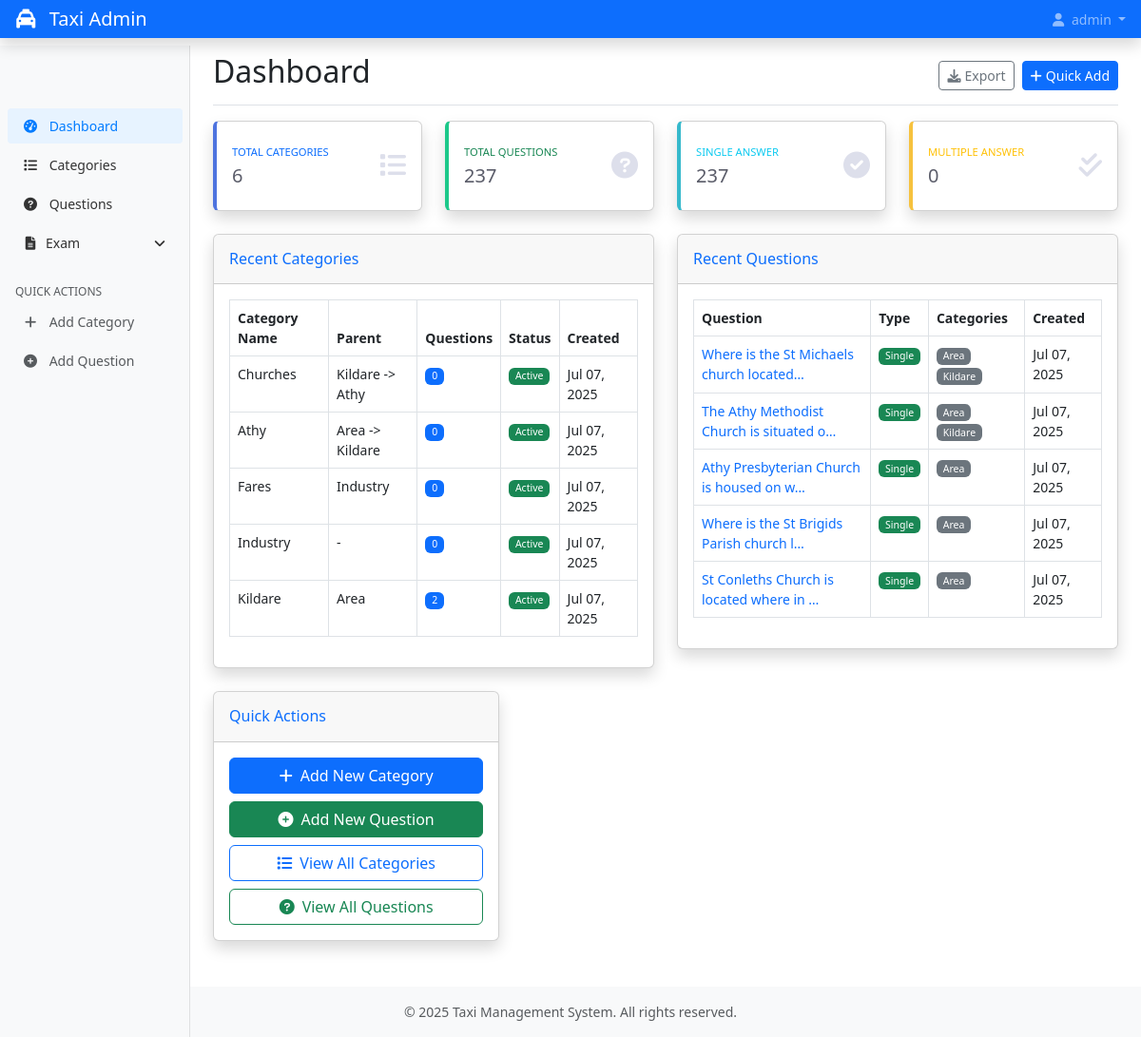
Before: / (signed in) with the older database file.
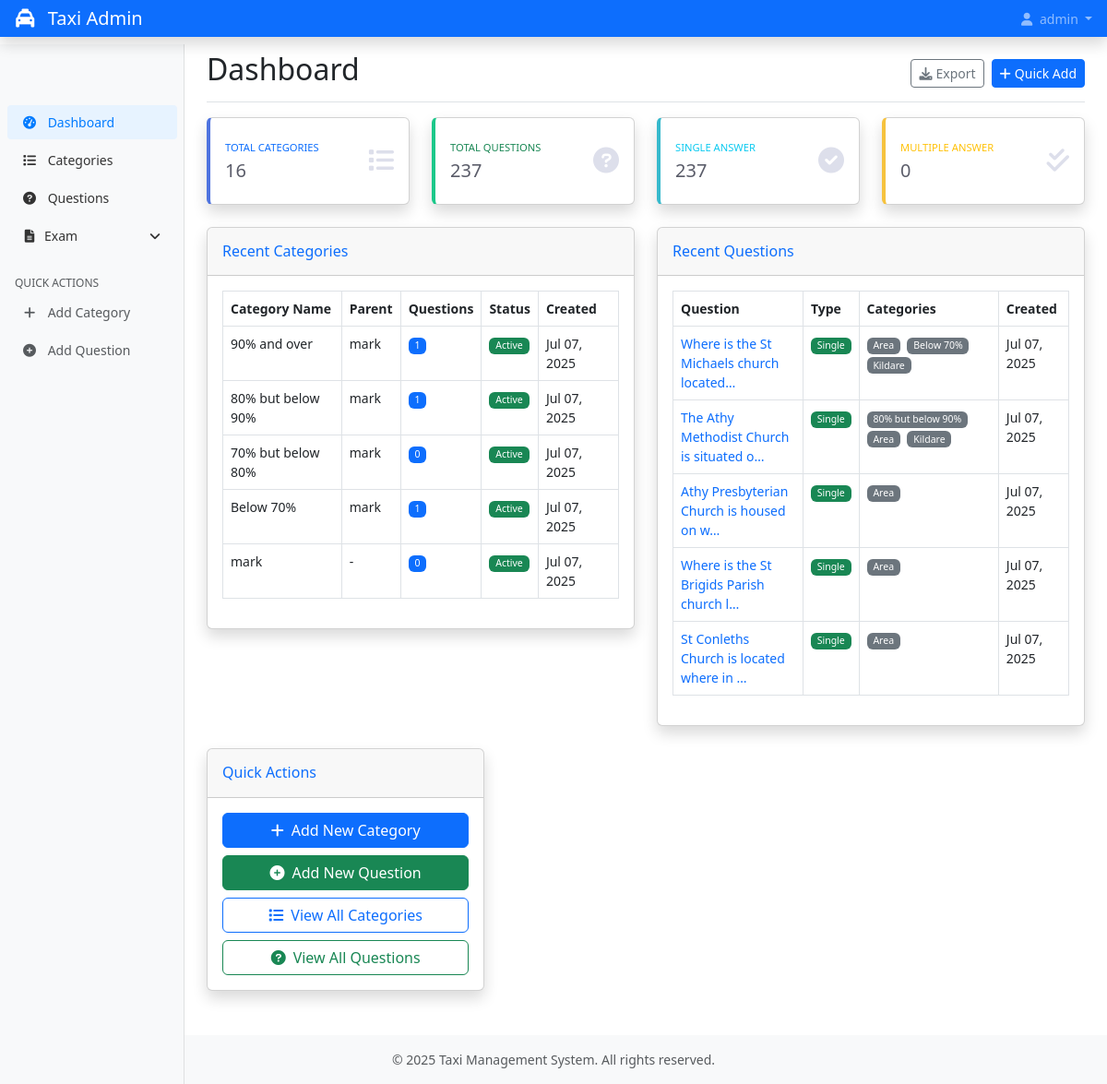
After: the same page with the newer database file.
### taxi/models.py (models this page shows, shortened)
class Category(models.Model):
    name = models.CharField(max_length=100)
    parent = models.ForeignKey('self', on_delete=models.CASCADE, null=True, blank=True, related_name='subcategories')
    description = models.TextField(blank=True, null=True)
    is_active = models.BooleanField(default=True)
    created_at = models.DateTimeField(auto_now_add=True)
    updated_at = models.DateTimeField(auto_now=True)
    class Meta:
        verbose_name_plural = "Categories"
        ordering = ['name']
    def __str__(self):
        if self.parent:
            return f"{self.parent.name} -> {self.name}"
        return self.name
    def get_level(self):
        level = 0
        parent = self.parent
        while parent:
            level += 1
            parent = parent.parent
        return level

class Question(models.Model):
    SINGLE = 'single'
    MULTIPLE = 'multiple'
    QUESTION_TYPES = [
        (SINGLE, 'Single Correct Answer'),
        (MULTIPLE, 'Multiple Correct Answers'),
    ]
    question_text = models.TextField()
    question_type = models.CharField(max_length=10, choices=QUESTION_TYPES, default=SINGLE)
    categories = models.ManyToManyField(Category, related_name='questions')
    created_at = models.DateTimeField(auto_now_add=True)
    updated_at = models.DateTimeField(auto_now=True)
    class Meta:
        ordering = ['-created_at']

### taxi/views.py (the view)
# urls.py: path('', views.dashboard, name='dashboard'),
@login_required
def dashboard(request):
    from django.db.models import Count
    total_categories = Category.objects.count()
    root_categories = Category.objects.filter(parent=None).count()
    sub_categories = Category.objects.exclude(parent=None).count()
    active_categories = Category.objects.filter(is_active=True).count()
    recent_categories = Category.objects.annotate(
        questions_count=Count('questions')
    ).order_by('-created_at')[:5]
    total_questions = Question.objects.count()
    single_questions = Question.objects.filter(question_type='single').count()
    multiple_questions = Question.objects.filter(question_type='multiple').count()
    recent_questions = Question.objects.order_by('-created_at')[:5]
    context = {
        'total_categories': total_categories,
        'root_categories': root_categories,
        'sub_categories': sub_categories,
        'active_categories': active_categories,
        'recent_categories': recent_categories,
        'total_questions': total_questions,
        'single_questions': single_questions,
        'multiple_questions': multiple_questions,
        'recent_questions': recent_questions,
        'all_categories': Category.objects.all().order_by('parent__name', 'name'),  # For modal
    }
    return render(request, 'admin/dashboard.html', context)

### taxi/templatetags/taxi_extras.py (called while the page is built)
@register.filter
def category_indent(level):
    try:
        return "—" * int(level) * 2
    except (ValueError, TypeError):
        return ''

### templates/admin/dashboard.html (shortened to what the changed rows need)
{% extends 'admin/base.html' %}
{% load static %}
{% block content %}
<div class="d-flex justify-content-between flex-wrap flex-md-nowrap align-items-center pt-3 pb-2 mb-3 border-bottom">
    <h1 class="h2">Dashboard</h1>
</div>
<div class="row">
    <div class="col-xl-3 col-md-6 mb-4">
        <div class="card dashboard-card border-left-primary shadow h-100 py-2">
            <div class="card-body">
                <div class="row no-gutters align-items-center">
                    <div class="col mr-2">
                        <div class="text-xs font-weight-bold text-primary text-uppercase mb-1">
                            Total Categories
                        </div>
                        <div class="h5 mb-0 font-weight-bold text-gray-800">{{ total_categories }}</div>
                    </div>
                </div>
            </div>
        </div>
    </div>
</div>
<div class="row">
    <div class="col-lg-6">
        <div class="card shadow mb-4">
            <div class="card-body">
                <div class="table-responsive">
                    <table class="table table-bordered" width="100%" cellspacing="0">
                        <thead>
                            <tr>
                                <th>Category Name</th>
                                <th>Parent</th>
                                <th>Questions</th>
                                <th>Status</th>
                                <th>Created</th>
                            </tr>
                        </thead>
                        <tbody>
                            {% for category in recent_categories %}
                            <tr>
                                <td>{{ category.name }}</td>
                                <td>{{ category.parent|default:"-" }}</td>
                                <td>
                                    <span class="badge bg-primary">{{ category.questions_count }}</span>
                                </td>
                                <td>
                                    {% if category.is_active %}
                                        <span class="badge bg-success">Active</span>
                                    {% else %}
                                        <span class="badge bg-secondary">Inactive</span>
                                    {% endif %}
                                </td>
                                <td>{{ category.created_at|date:"M d, Y" }}</td>
                            </tr>
                            {% empty %}
                            <tr>
                                <td colspan="5" class="text-center text-muted">No categories found</td>
                            </tr>
                            {% endfor %}
                        </tbody>
                    </table>
                </div>
            </div>
        </div>
    </div>
    <div class="col-lg-6">
        <div class="card shadow mb-4">
            <div class="card-body">
                <div class="table-responsive">
                    <table class="table table-bordered" width="100%" cellspacing="0">
                        <thead>
                            <tr>
                                <th>Question</th>
                                <th>Type</th>
                                <th>Categories</th>
                                <th>Created</th>
                            </tr>
                        </thead>
                        <tbody>
                            {% for question in recent_questions %}
                            <tr>
                                <td>
                                    <a href="{% url 'question_detail' question.id %}" class="text-decoration-none">
                                        {{ question.question_text|truncatechars:40 }}
                                    </a>
                                </td>
                                <td>
                                    {% if question.question_type == 'single' %}
                                        <span class="badge bg-success">Single</span>
                                    {% else %}
                                        <span class="badge bg-info">Multiple</span>
                                    {% endif %}
                                </td>
                                <td>
                                    {% for category in question.categories.all %}
                                        <span class="badge bg-secondary me-1">{{ category.name }}</span>
                                    {% empty %}
                                        <span class="text-muted">-</span>
                                    {% endfor %}
                                </td>
                                <td>{{ question.created_at|date:"M d, Y" }}</td>
                            </tr>
                            {% empty %}
                            <tr>
                                <td colspan="4" class="text-center text-muted">No questions found</td>
                            </tr>
                            {% endfor %}
                        </tbody>
                    </table>
                </div>
            </div>
        </div>
    </div>
</div>
{% endblock %}

Changed rows visible on the page:
no longer on this page (row unchanged): Category: name "Churches", parent "Kildare -> Athy", questions_count "0", is_active "Active", created_at "Jul 07, 2025", shown under "Recent Categories"
no longer on this page (row unchanged): Category: name "Athy", parent "Area -> Kildare", questions_count "0", is_active "Active", created_at "Jul 07, 2025", shown under "Recent Categories"
no longer on this page (row unchanged): Category: name "Fares", parent "Industry", questions_count "0", is_active "Active", created_at "Jul 07, 2025", shown under "Recent Categories"
no longer on this page (row unchanged): Category: name "Industry", parent "-", questions_count "0", is_active "Active", created_at "Jul 07, 2025", shown under "Recent Categories"
no longer on one of the page's lists (row unchanged): Category: name "Kildare", parent "Area", questions_count "2", created_at "Jul 07, 2025"
added Category: name "90% and over", parent "mark", questions_count "1", is_active "Active", created_at "Jul 07, 2025", shown under "Recent Categories"
added Category: name "80% but below 90%", parent "mark", questions_count "1", is_active "Active", created_at "Jul 07, 2025"
added Category: name "70% but below 80%", parent "mark", questions_count "0", is_active "Active", created_at "Jul 07, 2025", shown under "Recent Categories"
added Category: name "Below 70%", parent "mark", questions_count "1", is_active "Active", created_at "Jul 07, 2025"
added Category: name "mark", parent "-", questions_count "0", is_active "Active", created_at "Jul 07, 2025", shown under "Recent Categories"
Other visible differences:
{{ total_categories }}: "6" → "16"
